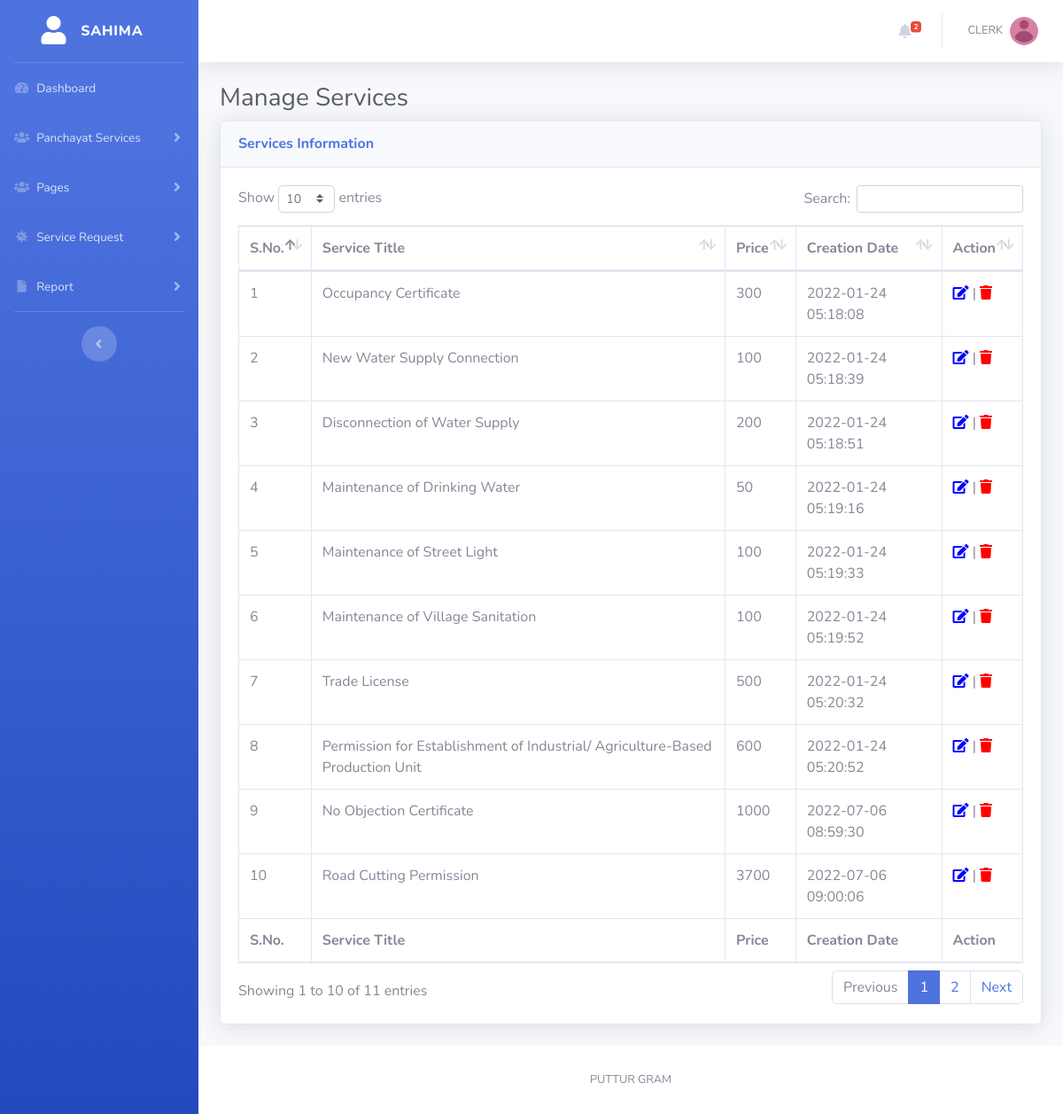
Screenshot of /admin/manage-services.php (signed in) with the database file from the repository.
### tables this page shows
CREATE TABLE `tblservices` (
  `ID` int(5) NOT NULL,
  `ServiceName` varchar(200) DEFAULT NULL,
  `Price` decimal(10,0) DEFAULT NULL,
  `ServiceDetail` mediumtext DEFAULT NULL,
  `CreationDate` timestamp NULL DEFAULT current_timestamp()
);

### admin/manage-services.php (the view, shortened to what this page needs)
<?php session_start();
include_once('includes/config.php');
if (strlen($_SESSION['aid']==0)) {
  header('location:logout.php');
  } else{
?>
<!DOCTYPE html>
<html lang="en">
<head>
    <link href="vendor/fontawesome-free/css/all.min.css" rel="stylesheet" type="text/css">
    <link href="css/sb-admin-2.min.css" rel="stylesheet">
    <link href="vendor/datatables/dataTables.bootstrap4.min.css" rel="stylesheet">
</head>
<body id="page-top">
    <div id="wrapper">
  <?php include_once('includes/sidebar.php');?>
        <div id="content-wrapper" class="d-flex flex-column">
            <div id="content">
<?php include_once('includes/topbar.php');?>
                <div class="container-fluid">
                    <h1 class="h3 mb-2 text-gray-800">Manage Services</h1>
                    <div class="card shadow mb-4">
                        <div class="card-header py-3">
                            <h6 class="m-0 font-weight-bold text-primary">Services Information</h6>
                        </div>
                        <div class="card-body">
                            <div class="table-responsive">
                                <table class="table table-bordered" id="dataTable" width="100%" cellspacing="0">
                                    <thead>
                                        <tr>
                                            <th>S.No.</th>
                                            <th>Service Title</th>
                                            <th>Price</th>
                                            <th>Creation Date</th>
                                            <th>Action</th>
                                        </tr>
                                    </thead>
                                    <tfoot>
                                        <tr>
                                            <th>S.No.</th>
                                            <th>Service Title</th>
                                            <th>Price</th>
                                            <th>Creation Date</th>
                                            <th>Action</th>
                                        </tr>
                                    </tfoot>
                                    <tbody>
<?php $query=mysqli_query($con,"select * from tblservices");
$cnt=1;
while($row=mysqli_fetch_array($query)){
?>
                                        <tr>
                                            <td><?php echo $cnt;?></td>
                                            <td><?php echo $row['ServiceName'];?></td>
                                            <td><?php echo $row['Price'];?></td>
                                             <td><?php echo $row['CreationDate'];?></td>
                                            <td>
                                <a href="edit-services.php?sid=<?php echo $row['ID'];?>"><i class="fas fa-edit" style="color:blue"></i></a> |
                                <a href="manage-services.php?sid=<?php echo $row['ID'];?>&&action=delete" onclick="return confirm('Do you really want to delete this record?');"><i class="fa fa-trash" aria-hidden="true" style="color:red" title="Delete this record"></i></a></td>
                                        </tr>
                               <?php $cnt=$cnt+1; } ?>
                                    </tbody>
                                </table>
                            </div>
                        </div>
                    </div>
                </div>
            </div>
    <?php include_once('includes/footer.php');?>
        </div>
    </div>
</body>
</html>
<?php } ?>

### admin/includes/topbar.php (shortened to what this page needs)
      <nav class="navbar navbar-expand navbar-light bg-white topbar mb-4 static-top shadow">
            <?php if($_SESSION['aid']):?>
                    <ul class="navbar-nav ml-auto">
<?php $query=mysqli_query($con,"select * from tblrequest where Status is null");
$count=mysqli_num_rows($query);
?>
                        <li class="nav-item dropdown no-arrow mx-1">
                            <a class="nav-link dropdown-toggle" href="#" id="alertsDropdown" role="button"
                                data-toggle="dropdown" aria-haspopup="true" aria-expanded="false">
                                <i class="fas fa-bell fa-fw"></i>
                                <span class="badge badge-danger badge-counter"><?php echo $count;?></span>
                            </a>
                        </li>
                        <li class="nav-item dropdown no-arrow">
                            <a class="nav-link dropdown-toggle" href="#" id="userDropdown" role="button"
                                data-toggle="dropdown" aria-haspopup="true" aria-expanded="false">
                <?php
$adid=$_SESSION['aid'];
$ret1=mysqli_query($con,"select AdminName from tbladmin where ID='$adid'");
while($row1=mysqli_fetch_array($ret1)){
?>
                                <span class="mr-2 d-none d-lg-inline text-gray-600 small"><?php  echo $row1['AdminName'];?></span>
                           <?php } ?>
                                <img class="img-profile rounded-circle"
                                    src="img/image.png">
                            </a>
                        </li>
                    </ul>
                <?php endif;?>
                </nav>

### rows the page displays
tblservices: ServiceName "Occupancy Certificate", Price "300", CreationDate "2022-01-24 05:18:08"
tblservices: ServiceName "New Water Supply Connection", Price "100", CreationDate "2022-01-24 05:18:39"
tblservices: ServiceName "Disconnection of Water Supply", Price "200", CreationDate "2022-01-24 05:18:51"
tblservices: ServiceName "Maintenance of Drinking Water", Price "50", CreationDate "2022-01-24 05:19:16"
tblservices: ServiceName "Maintenance of Street Light", Price "100", CreationDate "2022-01-24 05:19:33"
tblservices: ServiceName "Maintenance of Village Sanitation", Price "100", CreationDate "2022-01-24 05:19:52"
tblservices: ServiceName "Trade License", Price "500", CreationDate "2022-01-24 05:20:32"
tblservices: ServiceName "Permission for Establishment of Industrial/ Agriculture-Based Production Unit", Price "600", CreationDate "2022-01-24 05:20:52"
tblservices: ServiceName "No Objection Certificate", Price "1000", CreationDate "2022-07-06 08:59:30"
tblservices: ServiceName "Road Cutting Permission", Price "3700", CreationDate "2022-07-06 09:00:06"

### other values shown
$count "2"
$row1['AdminName'] "CLERK"
